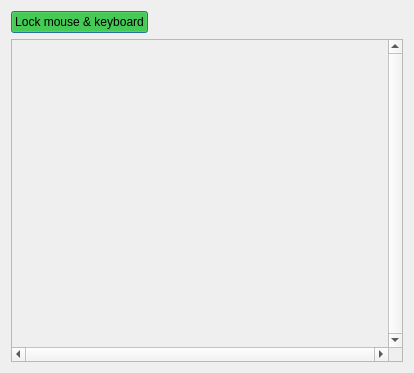
<?xml version="1.0" encoding="UTF-8"?>
<ui version="4.0">
 <class>VNCDialog</class>
 <widget class="QDialog" name="VNCDialog">
  <property name="geometry">
   <rect>
    <x>0</x>
    <y>0</y>
    <width>414</width>
    <height>373</height>
   </rect>
  </property>
  <property name="windowTitle">
   <string>Remote desktop</string>
  </property>
  <property name="styleSheet">
   <string notr="true">QPushButton {
	background-color: rgb(255, 77, 42);
}

QPushButton:checked {
	background-color: rgb(24, 211, 31);
}</string>
  </property>
  <layout class="QVBoxLayout" name="verticalLayout">
   <item>
    <layout class="QHBoxLayout" name="horizontalLayout">
     <item>
      <widget class="QPushButton" name="pushButtonLock">
       <property name="text">
        <string>Lock mouse &amp;&amp; keyboard</string>
       </property>
       <property name="icon">
        <iconset resource="../res/icons/icons.qrc">
         <normaloff>:/icons/lock.png</normaloff>:/icons/lock.png</iconset>
       </property>
       <property name="checkable">
        <bool>true</bool>
       </property>
       <property name="checked">
        <bool>true</bool>
       </property>
      </widget>
     </item>
     <item>
      <spacer name="horizontalSpacer">
       <property name="orientation">
        <enum>Qt::Horizontal</enum>
       </property>
       <property name="sizeHint" stdset="0">
        <size>
         <width>40</width>
         <height>20</height>
        </size>
       </property>
      </spacer>
     </item>
    </layout>
   </item>
   <item>
    <widget class="QScrollArea" name="scrollArea">
     <property name="verticalScrollBarPolicy">
      <enum>Qt::ScrollBarAlwaysOn</enum>
     </property>
     <property name="horizontalScrollBarPolicy">
      <enum>Qt::ScrollBarAlwaysOn</enum>
     </property>
     <property name="widgetResizable">
      <bool>true</bool>
     </property>
     <property name="alignment">
      <set>Qt::AlignCenter</set>
     </property>
     <widget class="QWidget" name="scrollAreaWidgetContents">
      <property name="geometry">
       <rect>
        <x>0</x>
        <y>0</y>
        <width>381</width>
        <height>307</height>
       </rect>
      </property>
     </widget>
    </widget>
   </item>
  </layout>
 </widget>
 <resources>
  <include location="../res/icons/icons.qrc"/>
 </resources>
 <connections/>
</ui>
